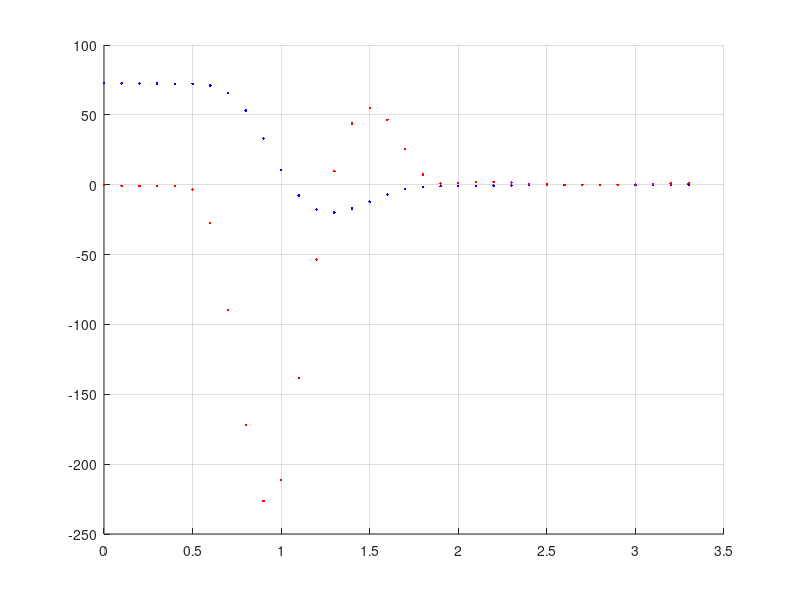

Write the MATLAB code that produced this figure. (Note: this script raises an error after producing the figure.)
%
% verify data
%

clear;clc

d_load = load('FFJ3_tripod_small_closed.txt');

n = size(d_load,1);

ind_start = 1; % remove some data
ind_step = 10;

% no need to use all data points
ind = ind_start:ind_step:n;
d = d_load(ind,:);

hold on;
plot(d(:,1),d(:,2),'b.') % q
plot(d(:,1),d(:,3),'r.') % dq
%plot(d(:,1),d(:,4),'g') % ddq

% sanity check
if 0
    dt = diff(d_load(:,1)); dt = dt(1);
    plot(d_load(1:end-1,1),diff(d_load(:,2))/dt,'ko')
    plot(d_load(1:end-1,1),diff(d_load(:,3))/dt,'ko')
end

grid on
save('data.txt', 'd', '-ASCII')

% ------------------------------------------------------------
% plot result from simulation (with "the optimal" parameters)
% ------------------------------------------------------------

s_opt = load('states_opt.txt');

plot(s_opt(:,1),s_opt(:,2),'co')
plot(s_opt(:,1),s_opt(:,3),'mo')

% ---------------------------------

s_sim = load('states_sim.txt');

plot(s_sim(:,1),s_sim(:,2),'c')
plot(s_sim(:,1),s_sim(:,3),'m')

% ---------------------------------

s_sim1 = load('states_sim1.txt');

plot(s_sim1(:,1),s_sim1(:,2),'k--')
plot(s_sim1(:,1),s_sim1(:,3),'k--')

%%%EOF